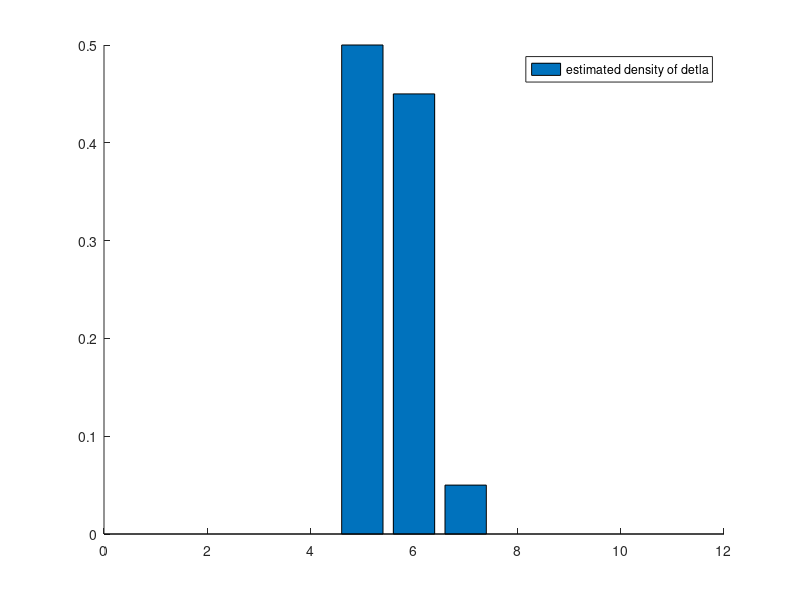

The MATLAB source for this figure:
clear;
clc;
rand('seed',sum(100*clock));

N_samples = 100;
num_doses = 10;

doses = [1, 2, 3, 4, 5, 6, 7, 8, 9, 10];                    % dose
num_animals = [15, 15, 15, 15, 15, 15, 15, 15, 15, 15];		% nunber of animals ni
Y = [0, 0, 2, 2, 8, 10, 12, 14, 15, 14];                    % number of dead Yi

delta_N = zeros(N_samples, 1);
counter = 0;
while counter < N_samples
    tcandidate_P = betarnd(Y+1, num_animals-Y+1);
    
    if tcandidate_P(1)<tcandidate_P(2) &  tcandidate_P(2)<tcandidate_P(3) & tcandidate_P(3)<tcandidate_P(4) & tcandidate_P(4)<tcandidate_P(5) & tcandidate_P(5)<tcandidate_P(6)...
       &tcandidate_P(6)<tcandidate_P(7) &  tcandidate_P(7)<tcandidate_P(8) & tcandidate_P(8)<tcandidate_P(9) & tcandidate_P(9)<tcandidate_P(10) 
       counter = counter + 1;
       for i=1:num_doses
           if tcandidate_P(i)> 0.5 
               break;
           end
       end
      
      delta_N(counter, 1) = doses(i);
    end
end
       
delta_bar = mean(delta_N);

%hisogram pdf
hist = zeros(num_doses, 1);
for i=1 : N_samples
   hist(delta_N(i, 1),1) = hist(delta_N(i, 1), 1) +1;
end

figure(1)
hold on;
hist = hist/N_samples;
bar(doses,hist);

legend('estimated density of detla');
     